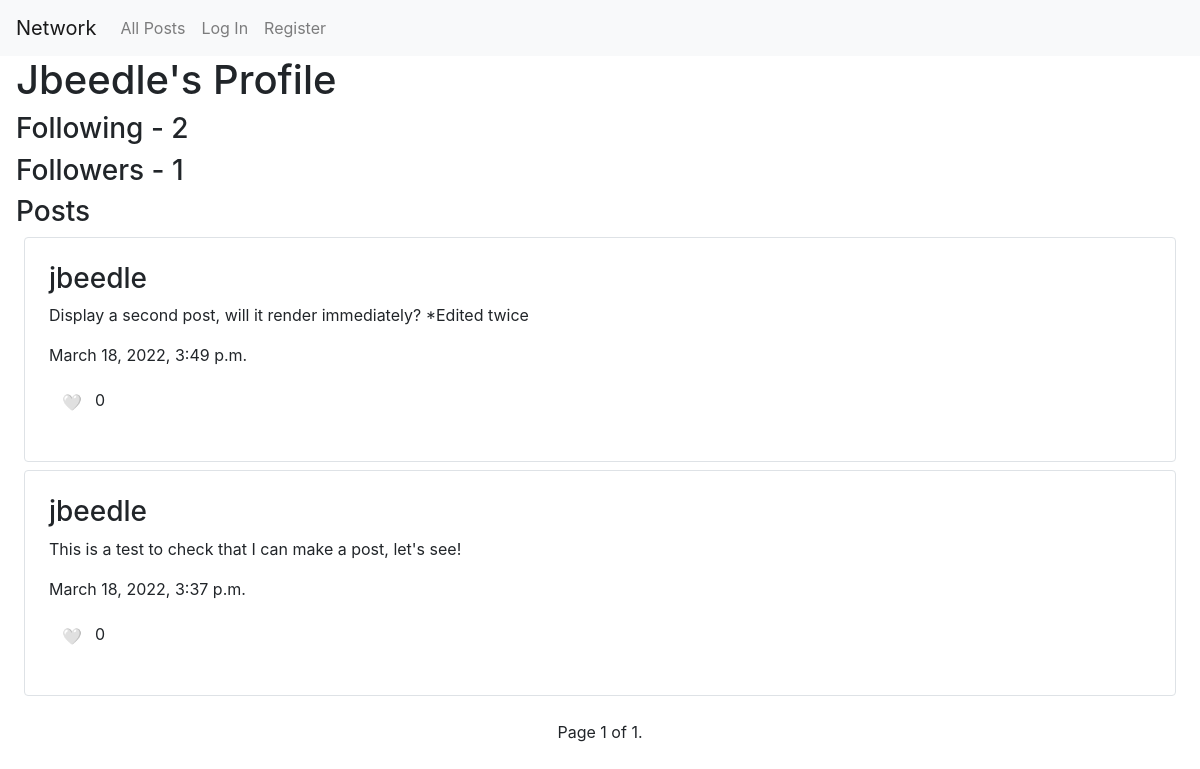
The app's page /jbeedle, older data.
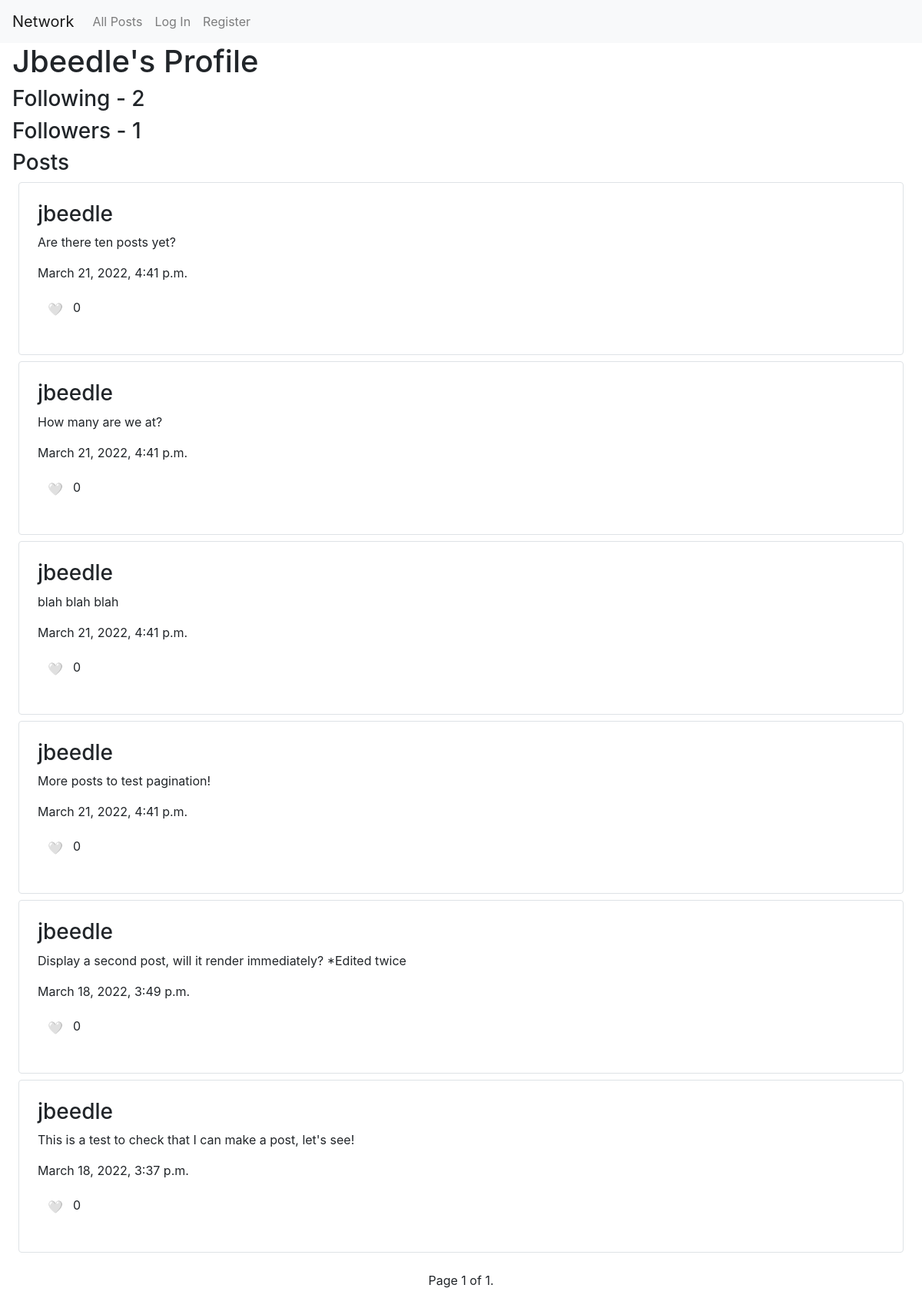
The same page, newer data.
### network/models.py (models this page shows, shortened)
class Post(models.Model):
    user = models.ForeignKey(User, on_delete=models.CASCADE, related_name='posts')
    content = models.CharField(max_length=300)
    likes = models.PositiveIntegerField(default=0)
    user_likes = models.ManyToManyField(User)
    created = models.DateTimeField(auto_now_add=True)
    class Meta:
        ordering = ['-created']

class User(AbstractUser):
    following = models.ManyToManyField('self', blank=True, related_name='followers', symmetrical=False)

### network/views.py (the view)
# urls.py: path("<str:username>", views.profile, name="profile")
def profile(request, username):
    user = request.user
    try:
        profileOwner = User.objects.get(username=username)
        posts = profileOwner.posts.all()
        paginator = Paginator(posts, 10)
        page_number = request.GET.get('page')
        page_obj = paginator.get_page(page_number)
    except User.DoesNotExist:
        profileOwner = None
        page_obj = None
    if user.username == username:
        currentUser = True
    else:
        currentUser = False
    return render(request, "network/profile.html", {
        'profileOwner': profileOwner,
        'page_obj': page_obj,
        'currentUser': currentUser
    })

### network/templates/network/profile.html (shortened to what this page needs)
{% extends "network/layout.html" %}
{% block body %}
    {% if not profileOwner %}
        <h2 class="ml-3">User does not exist</h2>
    {% else %}
        <h1 class="ml-3">{{ profileOwner.username | capfirst }}'s Profile</h1>
        <h3 class="ml-3">Following - {{ profileOwner.followers.count }}</h3>
        <h3 class="ml-3">Followers - {{ profileOwner.following.count }}</h3>
        <h3 class="ml-3">Posts</h3>
        {% for post in page_obj %}
            <div class="border rounded mx-4 mb-2 p-4">
                <h3>{{ post.user.username }}</h3>
                <p data-content="{{ post.id }}">{{ post.content}}</p>
                <p>{{ post.created }}</p>
                {% if user in post.user_likes.all %}
                    <p><span class="btn dislike" data-like="{{ post.id }}">❤️</span><span data-count="{{ post.id }}">{{ post.likes }}</span></p>
                {% else %}
                    <p><span class="btn like" data-like="{{ post.id }}">🤍</span><span data-count="{{ post.id }}">{{ post.likes }}</span></p>
                {% endif %}
            </div>
        {% endfor %}
        <div class="pagination my-4 d-flex justify-content-center">
            <span class="step-links">
                <span class="current">
                    Page {{ page_obj.number }} of {{ page_obj.paginator.num_pages }}.
                </span>
            </span>
        </div>
    {% endif %}
{% endblock %}

Row changes from the older to the newer data that the page shows:
added Post: user.username "jbeedle", content "Are there ten posts yet?", created "March 21, 2022, 4:41 p.m.", likes "0"
added Post: user.username "jbeedle", content "How many are we at?", created "March 21, 2022, 4:41 p.m.", likes "0"
added Post: user.username "jbeedle", content "blah blah blah", created "March 21, 2022, 4:41 p.m.", likes "0"
added Post: user.username "jbeedle", content "More posts to test pagination!", created "March 21, 2022, 4:41 p.m.", likes "0"
